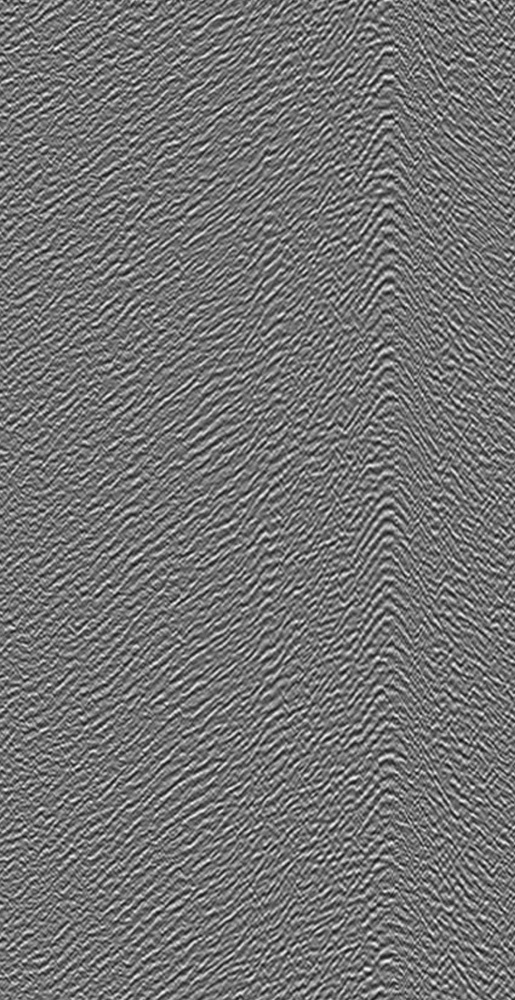
%> input picture examples/regression/marmousi/data/seismic_noise.jpeg, 515 x 1000 px, shrunk from 816 x 1584 before the run
$ octave --eval "result = loadSeismicNoise('data/seismic_noise.jpeg');"   (GNU Octave 9; MATLAB toolbox functions it lacks are replaced by stand-ins)
%> lines starting %> are read from the running program, lines starting %| are printed output that depends on the picture
% loadSeismicNoise - Loads and processes seismic noise data from an image file.
%
% Syntax:
%   noise = loadSeismicNoise(filePath)
%
% Description:
%   This function reads an image file specified by the input filePath,
%   extracts the first channel of the image, flips it horizontally,
%   and transposes it. The resulting matrix is converted to double
%   precision, normalized by subtracting its mean and dividing by its
%   standard deviation.
%
% Inputs:
%   filePath - A string specifying the path to the image file containing
%              the seismic noise data.
%
% Outputs:
%   noise - A double-precision matrix representing the processed seismic
%           noise data, normalized to have zero mean and unit variance.
%
% Example:
%   noise = loadSeismicNoise('seismic_image.png');
%
% Notes:
%   - The function assumes the input image is in a format supported by
%     the imread function and contains at least one channel.
%   - The normalization ensures the output noise data has a mean of 0
%     and a standard deviation of 1.
function noise = loadSeismicNoise(filePath)
%> called with filePath = 'data/seismic_noise.jpeg'
    IM = imread(filePath);
%> IM is the input picture: size 1000x515x3 uint8; min 11, max 253, mean 115.9
    noise = double(fliplr(IM(:, :, 1)'));
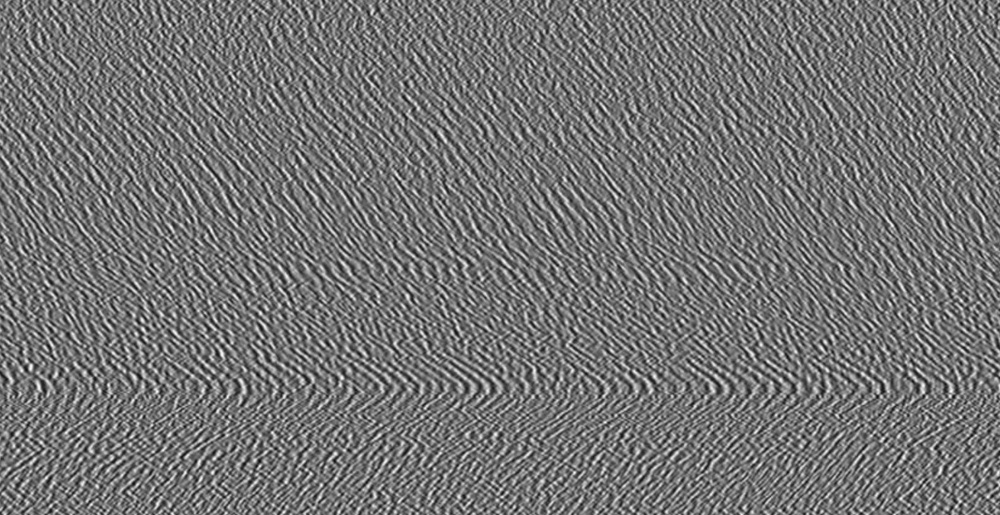
%> noise: size 515x1000 double; min 11, max 253, mean 115.9
    noise = noise - mean(noise(:));
    noise = noise/std(noise);
%> noise = 515 values, max 0.0246 at index 386, min -0.0334 at index 420, mean 0.000656
%> `result = loadSeismicNoise('data/seismic_noise.jpeg');`: result has the same summary as noise in loadSeismicNoise
end
